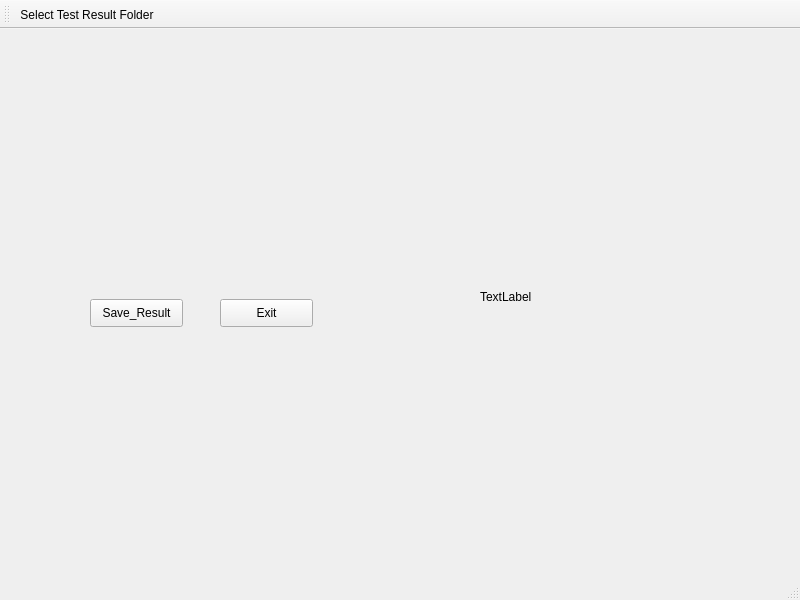
<?xml version="1.0" encoding="UTF-8"?>
<ui version="4.0">
 <class>MainWindow</class>
 <widget class="QMainWindow" name="MainWindow">
  <property name="geometry">
   <rect>
    <x>0</x>
    <y>0</y>
    <width>800</width>
    <height>600</height>
   </rect>
  </property>
  <property name="windowTitle">
   <string>ASIC Test Result Analysis System</string>
  </property>
  <widget class="QWidget" name="centralwidget">
   <widget class="QPushButton" name="Exit">
    <property name="geometry">
     <rect>
      <x>220</x>
      <y>270</y>
      <width>93</width>
      <height>28</height>
     </rect>
    </property>
    <property name="text">
     <string>Exit</string>
    </property>
   </widget>
   <widget class="QPushButton" name="Save_Result">
    <property name="geometry">
     <rect>
      <x>90</x>
      <y>270</y>
      <width>93</width>
      <height>28</height>
     </rect>
    </property>
    <property name="text">
     <string>Save_Result</string>
    </property>
   </widget>
   <widget class="QLabel" name="label_1">
    <property name="geometry">
     <rect>
      <x>480</x>
      <y>260</y>
      <width>72</width>
      <height>15</height>
     </rect>
    </property>
    <property name="text">
     <string>TextLabel</string>
    </property>
   </widget>
  </widget>
  <widget class="QStatusBar" name="statusbar"/>
  <widget class="QMenuBar" name="menubar">
   <property name="geometry">
    <rect>
     <x>0</x>
     <y>0</y>
     <width>800</width>
     <height>26</height>
    </rect>
   </property>
  </widget>
  <widget class="QToolBar" name="toolBar">
   <property name="windowTitle">
    <string>toolBar</string>
   </property>
   <attribute name="toolBarArea">
    <enum>TopToolBarArea</enum>
   </attribute>
   <attribute name="toolBarBreak">
    <bool>false</bool>
   </attribute>
   <addaction name="actionSelect_Test_Result_Folder"/>
  </widget>
  <action name="actionSelect_Test_Result_Folder">
   <property name="text">
    <string>Select Test Result Folder</string>
   </property>
  </action>
 </widget>
 <resources/>
 <connections>
  <connection>
   <sender>Exit</sender>
   <signal>clicked()</signal>
   <receiver>Exit</receiver>
   <slot>click()</slot>
   <hints>
    <hint type="sourcelabel">
     <x>273</x>
     <y>310</y>
    </hint>
    <hint type="destinationlabel">
     <x>272</x>
     <y>310</y>
    </hint>
   </hints>
  </connection>
 </connections>
</ui>
